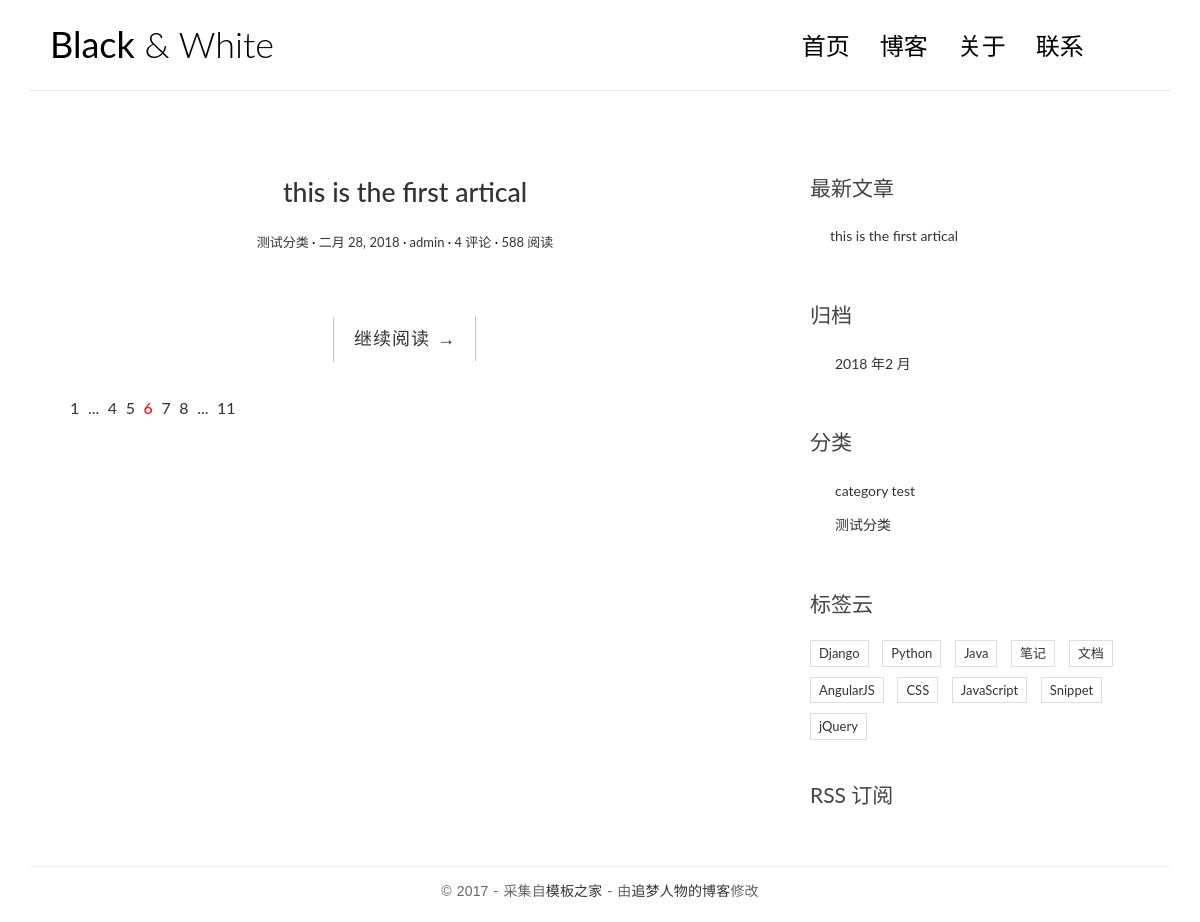
The app's page /, older data.
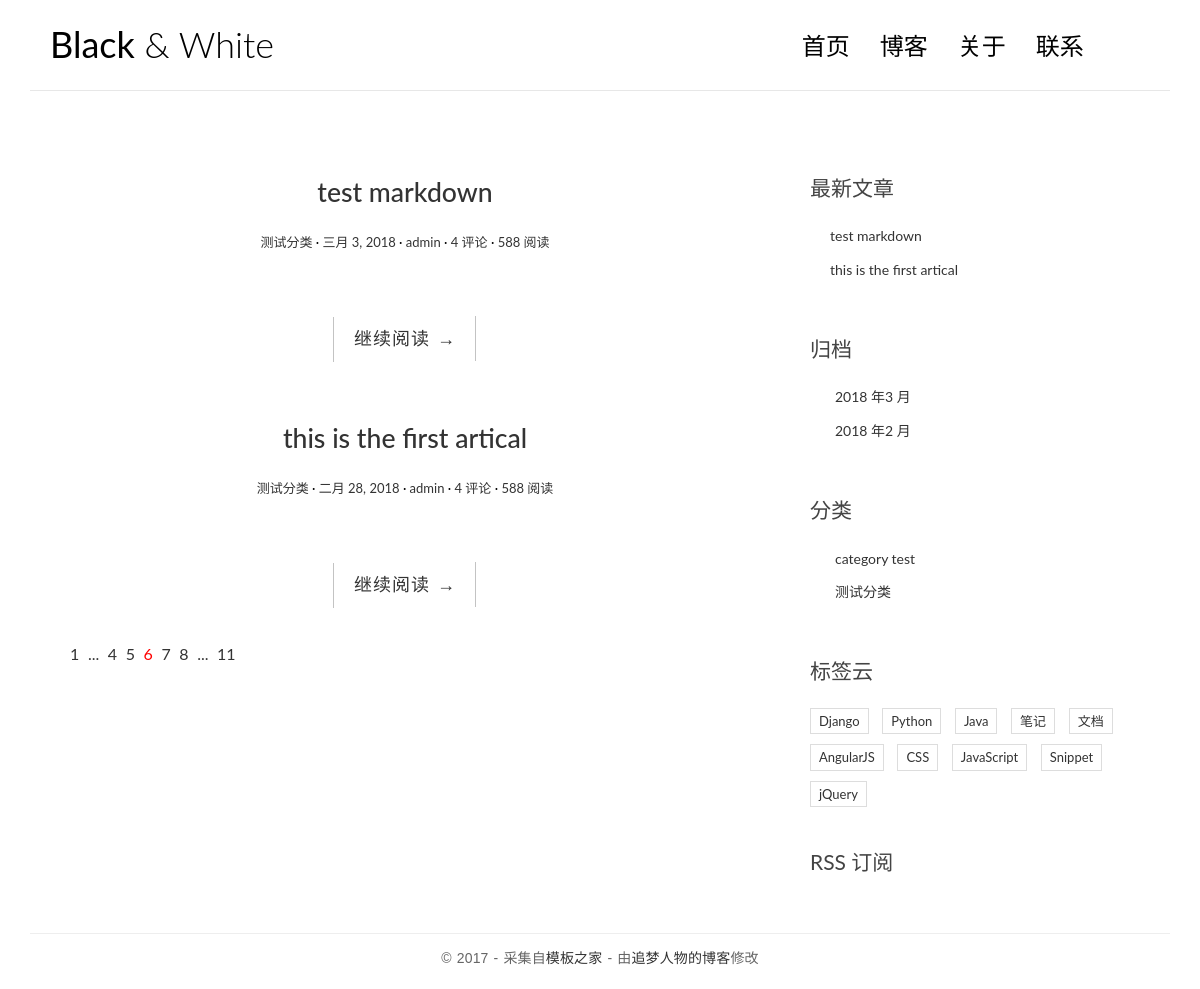
The same page, newer data.
### blog/models.py (models this page shows, shortened)
class Post(models.Model):
    title = models.CharField(max_length=70)
    body = models.TextField()
    created_time = models.DateField()
    modified_time = models.DateField()
    excerpt = models.CharField(max_length=200, blank=True)
    category = models.ForeignKey(Category, on_delete=models.CASCADE) # 加上on_delete 的原因：https://www.cnblogs.com/linxiyue/p/3667418.html
    tags = models.ManyToManyField(Tag, blank=True)
    author = models.ForeignKey(User, on_delete=models.CASCADE)
    objects = models.Manager()
    def get_absolute_url(self):
        return reverse('blog:detail', kwargs={'pk': self.pk})

class Category(models.Model):
    name = models.CharField(max_length=100)

### blog/views.py (the view)
# urls.py: url(r'^$', views.index, name='index'),
def index(request):
    post_list = Post.objects.all().order_by('-created_time')
    return render(request, 'blog/index.html', context={'post_list': post_list})

### blog/templatetags/blog_tags.py (called while the page is built)
@register.simple_tag
def get_recent_posts(num=5):
    return Post.objects.all().order_by("-created_time")[:num]

@register.simple_tag
def archives():
    return Post.objects.dates('created_time', 'month', order='DESC')

@register.simple_tag
def get_categories():
    return Category.objects.all()

### templates/blog/index.html (shortened to what this page needs)
{% extends 'base.html' %}
{% block main %}
    {% for post in post_list %}
        <article class="post post-{{ post.pk }}">
            <header class="entry-header">
                <h1 class="entry-title">
                    <a href="{{ post.get_absolute_url }}">{{ post.title }}</a>
                </h1>
                <div class="entry-meta">
                    <span class="post-category"><a href="#">{{ post.category.name }}</a></span>
                    <span class="post-date"><a href="#"><time class="entry-date"
                                                              datetime="{{ post.created_time }}">{{ post.created_time }}</time></a></span>
                    <span class="post-author"><a href="#">{{ post.author }}</a></span>
                    <span class="comments-link"><a href="#">4 评论</a></span>
                    <span class="views-count"><a href="#">588 阅读</a></span>
                </div>
            </header>
            <div class="entry-content clearfix">
                <div class="read-more cl-effect-14">
                    <a href="{{ post.get_absolute_url }}" class="more-link">继续阅读 <span class="meta-nav">→</span></a>
                </div>
            </div>
        </article>
    {% empty %}
        <div class="no-post">暂时还没有发布的文章！</div>
    {% endfor %}
    <div class="pagination">
        <ul>
            <li><a href="">1</a></li>
            <li><a href="">...</a></li>
            <li><a href="">4</a></li>
            <li><a href="">5</a></li>
            <li class="current"><a href="">6</a></li>
            <li><a href="">7</a></li>
            <li><a href="">8</a></li>
            <li><a href="">...</a></li>
            <li><a href="">11</a></li>
        </ul>
    </div>
{% endblock main %}

### templates/base.html (shortened to what the changed rows need)
{% load staticfiles %}
{% load blog_tags %}
<!DOCTYPE html>
<html>
<head>
    <link rel="stylesheet" href="http://code.ionicframework.com/ionicons/2.0.1/css/ionicons.min.css">
    <link rel="stylesheet" href="{% static 'blog/css/bootstrap.min.css' %}">
    <link rel="stylesheet" href="{% static 'blog/css/pace.css' %}">
    <link rel="stylesheet" href="{% static 'blog/css/custom.css' %}">
    <link rel="stylesheet" href="{% static 'blog/css/highlights/github.css' %}">
</head>
<body>
<div class="container">
    <header id="site-header">
        <div class="row">
            <div class="col-md-4 col-sm-5 col-xs-8">
                <div class="logo">
                    <h1><a href="index.html"><b>Black</b> &amp; White</a></h1>
                </div>
            </div>
        </div>
    </header>
</div>
<div class="content-body">
    <div class="container">
        <div class="row">
            <main class="col-md-8">
                {% block main %}
                {% endblock main %}
            </main>
            <aside class="col-md-4">
                <div class="widget widget-recent-posts">
                    {% get_recent_posts as recent_post_list %}
                    <ul>
                        {% for post in recent_post_list %}
                        <li>
                            <a href="{{ post.get_absolute_url }}">{{ post.title }}</a>
                        </li>
                        {% empty %}
                        暂无文章！
                        {% endfor %}
                    </ul>
                </div>
                <div class="widget widget-archives">
                    {% archives as date_list %}
                    <ul>
                        {% for date in date_list %}
                        <li>
                            <a href="{% url 'blog:archives' date.year date.month %}">{{ date.year }} 年{{ date.month }} 月</a>
                        </li>
                        {% endfor %}
                    </ul>
                </div>
                <div class="widget widget-category">
                    {% get_categories as category_list %}
                    <ul>
                        {% for category in category_list %}
                        <li>
                            <a href="{% url 'blog:category' category.pk %}">{{ category.name }}</a>
                        </li>
                        {% endfor %}
                    </ul>
                </div>
            </aside>
        </div>
    </div>
</div>
</body>
</html>

Row changes from the older to the newer data that the page shows:
added Post: title "test markdown", category.name "测试分类", created_time "三月 3, 2018", author "admin"
Text that changed along with them:
new list line: "2018 年 3 月"
